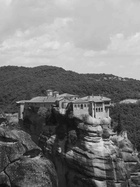
%> input picture histogram_equilization/meteora_gray.jpg, 140 x 187 px, shrunk from 1000 x 1334 before the run
$ octave histogram_eq.m   (GNU Octave 9; MATLAB toolbox functions it lacks are replaced by stand-ins)
%> lines starting %> are read from the running program, lines starting %| are printed output that depends on the picture
FNames = {'meteora_gray.jpg';
'penang_hill_gray.jpg';
'foggy_carpark_gray.jpg'};

for p = 1 : size(FNames)
    figH = figure;

    % Read image file
    pic = imread(FNames{p});
%> pic is the input picture: size 187x140 uint8; min 10, max 232, mean 124.4

    no_of_rows = size(pic,1);
%> no_of_rows = 187
    no_of_columns = size(pic,2);
%> no_of_columns = 140

    % =======================Form original histogram=======================
    h_before = getHist(pic);
%> after the loop in getHist, `for i = 1:no_of_rows`: hist = 256 values, max 1092 at index 199, min 0 at index 1, mean 102.3
%> h_before has the same summary as hist in getHist

    % =====Calculate cumulative frequency and Probability Distribution=====
    c_before = zeros(1,256);
    prob_dist = zeros(1, 256);

    no_of_pixels = no_of_rows * no_of_columns;
%> no_of_pixels = 26180

    c_before(1) = h_before(1);
    prob_dist(1) = h_before(1) / no_of_pixels;

    for i = 2:256 % Array has 1-based indices
        c_before(i) = c_before(i-1) + h_before(i);

        % Also, calculate probability distribution
        prob_dist(i) = h_before(i) / no_of_pixels;
    end
%> after the loop, c_before = 256 values from 0 to 26180; prob_dist = 256 values, max 0.0417 at index 199, min 0 at index 1, mean 0.00391

    % ==================Calculate cumulative probability===================
    c_prob_dist = zeros(1,256);

    c_prob_dist(1) = prob_dist(1);
    for i = 2:256
        c_prob_dist(i) = c_prob_dist(i-1) + prob_dist(i);
    end
%> after the loop, c_prob_dist = 256 values from 0 to 1

    % ==================Scaled intensity===================
    c_after = zeros(1,256);

    for i = 1:256
        c_after(i) = round(c_prob_dist(i) * 255);
    end
%> after the loop, c_after = 256 values from 0 to 255

    % ============================Display plots============================
    hPic = zeros(no_of_rows, no_of_columns);

    for i = 1:no_of_rows
        for j = 1:no_of_columns
            new_pixel_value =  (pic(i,j)+1);
            hPic(i,j) = new_pixel_value;
        end
    end

    h_after = getHist(hPic);
%> h_after = 256 values, max 1092 at index 200, min 0 at index 1, mean 102.3

    % ============================Display plots============================
    subplot(3,2,1), imshow(pic, [0 255]);
    title('original image');
    subplot(3,2,2), imshow(hPic, [0 255]);
    title('hist equalized image');
    subplot(3,2,3), plot(h_before);
    title('original histogram');
    subplot(3,2,4), plot(h_after);
    title('equalized hist');
    subplot(3,2,5), plot(c_before);
    title('original cumu hist');

    c_after = getCumuHist(h_after);
%> after the loop in getCumuHist, `for i = 2:256`: c_hist = 256 values from 0 to 26180
%> c_after = 256 values from 0 to 26180
    subplot(3,2,6), plot(c_after);
    title('equalized cumu hist');
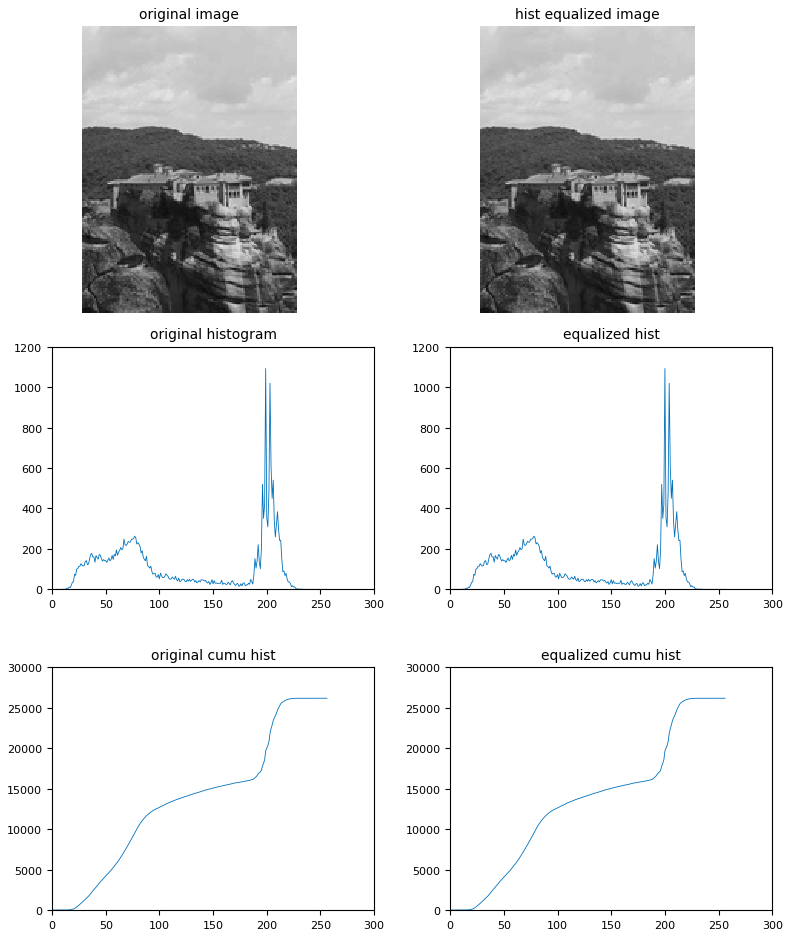
%> figure redrawn from the program's plot data, 6 panels

    baseName = FNames{p}(1:find(FNames{p}=='.')-1);
    figName = strcat(baseName, '_histogram_eq_results.jpg');

    print(figH, '-djpeg', figName);
end
%> pass 2 of the loop `for p = 1 : size(FNames)`:
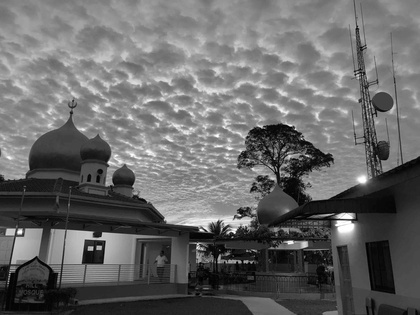
%> input picture histogram_equilization/penang_hill_gray.jpg, 420 x 315 px, shrunk from 3000 x 2250 before the run
%> pic is the input picture: size 315x420 uint8; min 0, max 255, mean 104.4
%> h_before = 256 values, max 1862 at index 129, min 0 at index 256, mean 516.8
%> after the loop `for i = 2:256`: c_before = 256 values from 65 to 132300; prob_dist = 256 values, max 0.0141 at index 129, min 0 at index 256, mean 0.00391
%> after the loop `for i = 2:256`: c_prob_dist = 256 values from 0.000491 to 1
%> after the loop `for i = 1:256`: c_after = 256 values from 0 to 255
%> h_after = 256 values, max 1862 at index 130, min 0 at index 1, mean 516.8
%> `c_after = getCumuHist(h_after);`: c_after = 256 values from 0 to 132300
%> `title('equalized cumu hist');`:
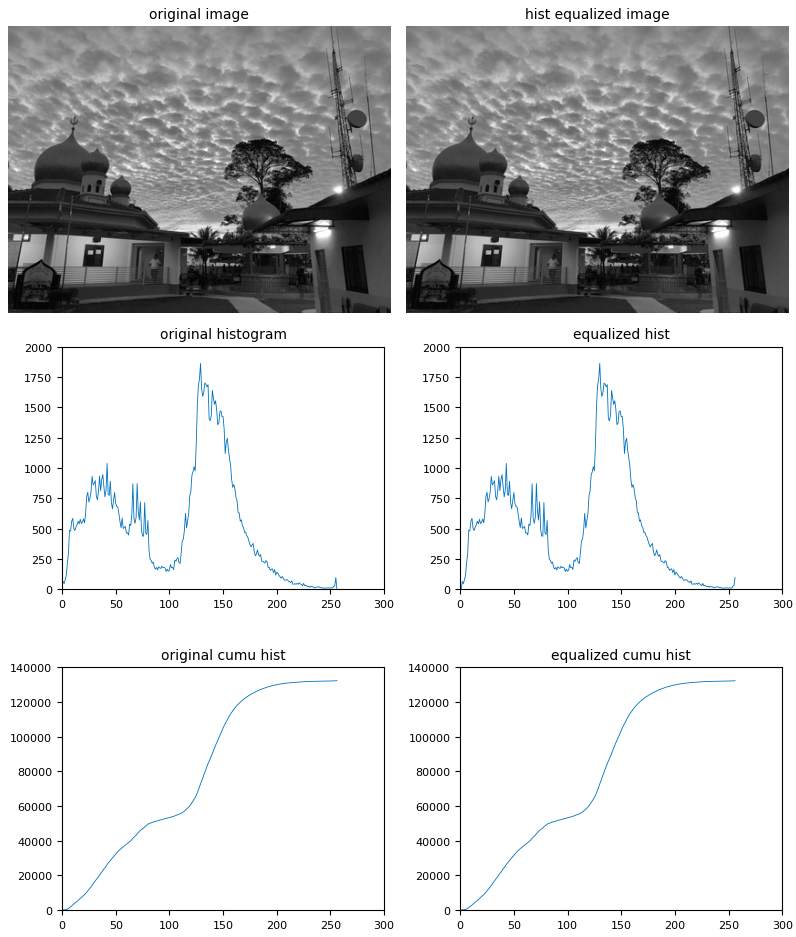
%> figure redrawn from the program's plot data, 6 panels
%> pass 3 of the loop `for p = 1 : size(FNames)`:
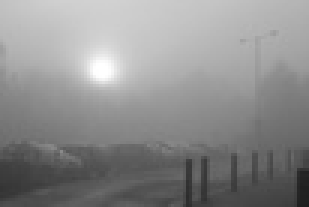
%> input picture histogram_equilization/foggy_carpark_gray.jpg, 103 x 69 px, shrunk from 736 x 490 before the run (shown 3 times larger)
%> pic is the input picture: size 69x103 uint8; min 30, max 255, mean 141
%> h_before = 256 values, max 77 at index 197, min 0 at index 1, mean 27.76
%> after the loop `for i = 2:256`: c_before = 256 values from 0 to 7107; prob_dist = 256 values, max 0.0108 at index 197, min 0 at index 1, mean 0.00391
%> after the loop `for i = 2:256`: c_prob_dist = 256 values from 0 to 1
%> after the loop `for i = 1:256`: c_after = 256 values from 0 to 255
%> h_after = 256 values, max 77 at index 198, min 0 at index 1, mean 27.76
%> `c_after = getCumuHist(h_after);`: c_after = 256 values from 0 to 7107
%> `title('equalized cumu hist');`:
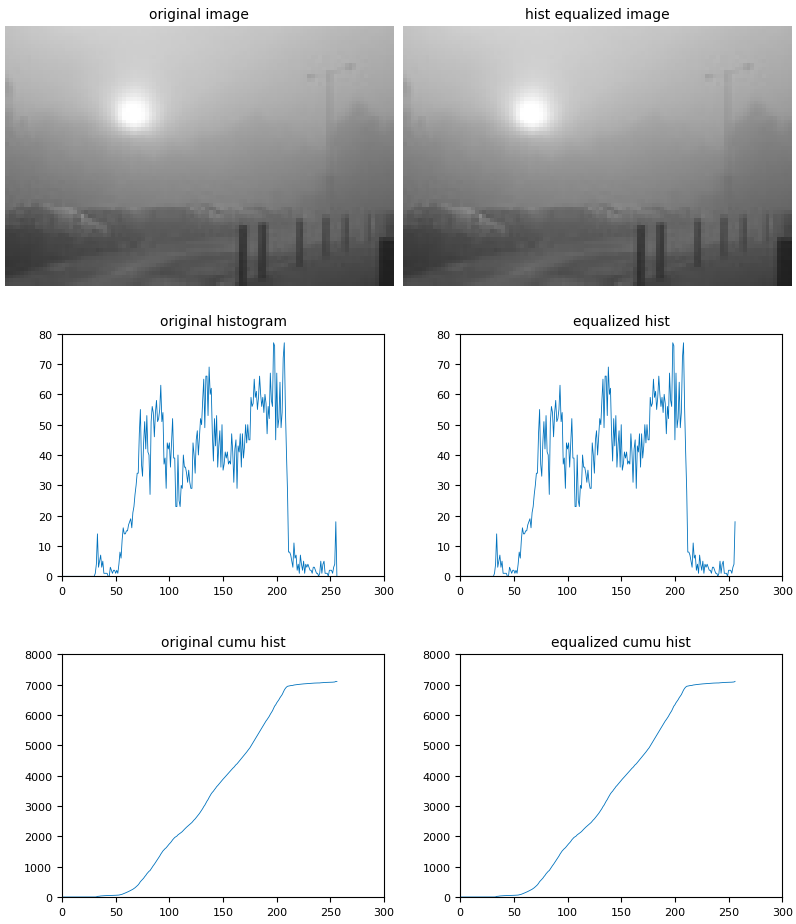
%> figure redrawn from the program's plot data, 6 panels


function hist = getHist(pic)
hist = zeros(1,256);

no_of_rows = size(pic,1);
no_of_columns = size(pic,2);

for i = 1:no_of_rows
    for j = 1:no_of_columns
        curr_pixel_value = pic(i,j);
        hist(curr_pixel_value + 1) = hist(curr_pixel_value + 1) + 1;
    end
end

end

function c_hist = getCumuHist(hist)
c_hist = zeros(1,256);
c_hist(1) = hist(1);

for i = 2:256 % Array has 1-based indices
    c_hist(i) = c_hist(i-1) + hist(i);
end
end
